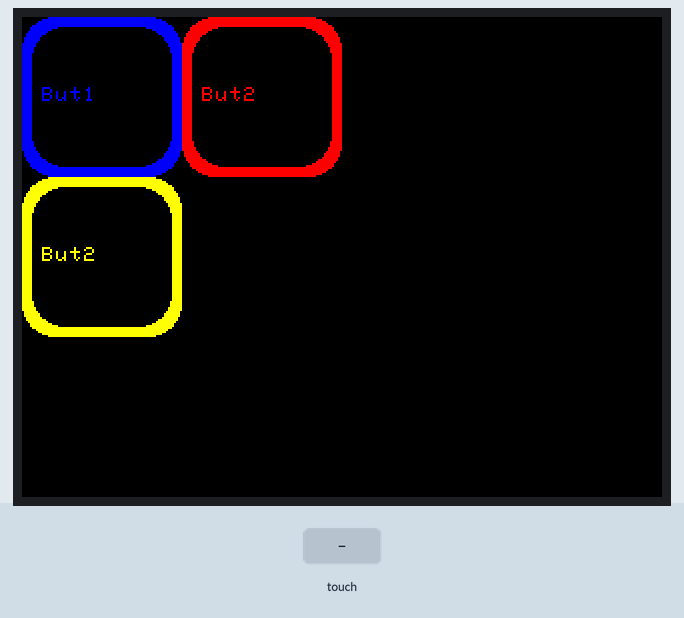
Bench run of a sketch on a simulated Arduino Uno, built with avr-gcc and run on an emulated ATmega328P. Shown: 320×240 colour display. The inputs (shaded band) are chosen by the test bench. What the sketch prints to the serial monitor is not drawn.

Above: at 1.4 s.
1.5 s: touch panel pressed at 87 % / 50 % of its raw x / y range
At 2.0 s:
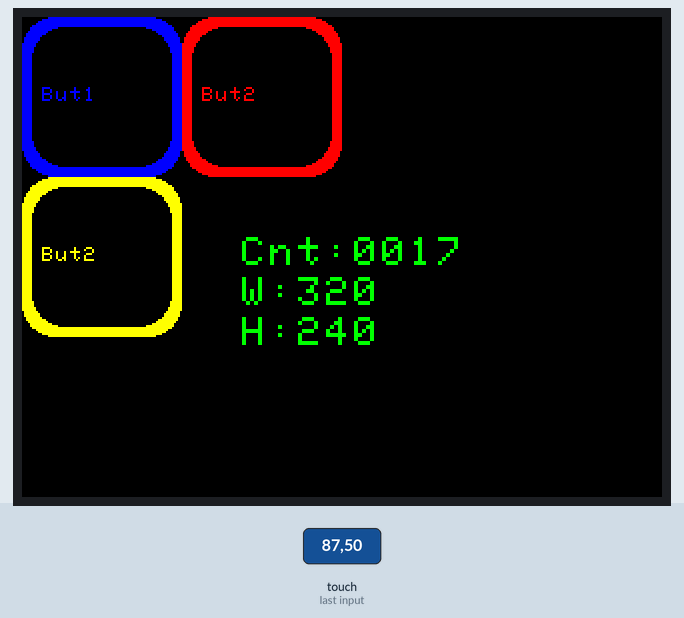
3.1 s: touch panel pressed at 87 % / 70 % of its raw x / y range
At 4.5 s:
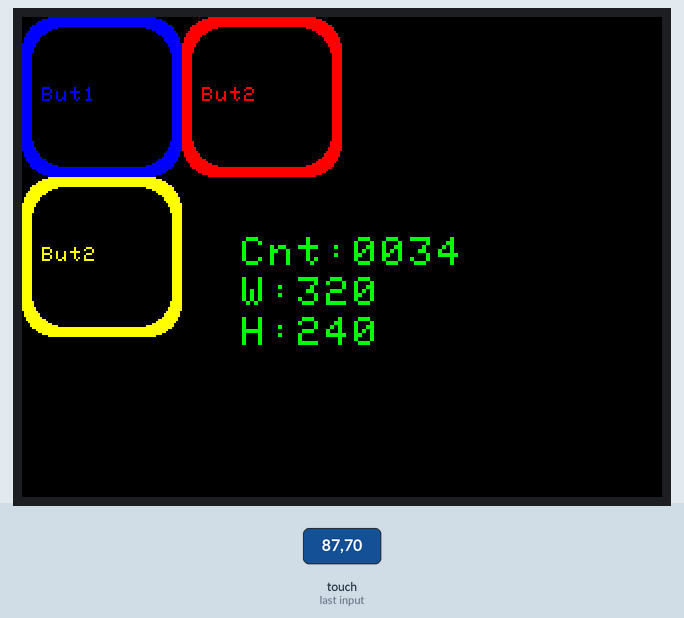
Timing chart, 0 to 6.1 s (numbered marks = the images above; inputs shaded):
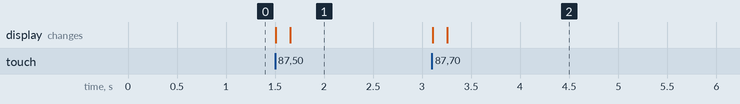

Measured:
- after the input at 1.5 s, the display: first changes at once (image 1 shows a later state)
- after the input at 3.1 s, the display: first changes at once (image 2 shows a later state)

The sketch:

screentest.ino
```cpp
#include <DGScreen.h>

#define LCD_CS A3
#define LCD_CD A2
#define LCD_WR A1
#define LCD_RD A0
#define LCD_RESET A4


DGScreen s(LCD_CS, LCD_CD, LCD_WR, LCD_RD, LCD_RESET);
int c = 0;

void setup() {
  Serial.begin(9600);
  s.setup(GREEN, BLACK, ROTATION_SIDEWAYS_RIGHT);
  s.clearScreen();
  s.addButton(0, 0, 80, 80, "But1", BLUE, BLUE, button, true);
  s.addButton(80, 0, 80, 80, "But2", RED, RED, button, true);
  s.addButton(0, 80, 80, 80, "But2", YELLOW, YELLOW, button, true);
}

void button() {
  c++;
  s.drawText(110, 110, "Cnt:");
  s.appendInt(c, 4);
  s.drawText(110, 130, "W:");
  s.appendInt(s.width(), 3);
  s.drawText(110, 150, "H:");
  s.appendInt(s.height(), 3);
}

void loop() {
  s.touchScreen();
}
```

DGScreenPage.cpp
```cpp
/*
 * (c) Digital Geyser.
 *
 * Screen library.
 */

#include "DGScreen.h"

DGScreenPage::DGScreenPage(const char *title, DGColor fg, DGColor bg) {
  this->title = title;
  this->fgColor = fg;
  this->bgColor = bg;
  this->nextPage = NULL;
  this->buttonFirst = NULL;
}

DGScreenButton *DGScreenPage::firstButton() {
  return this->buttonFirst;
}

void DGScreenPage::addButton(DGScreenButton *button) {
  button->nextButton = this->buttonFirst;
  this->buttonFirst = button;
}

DGColor DGScreenPage::fg() { return this->fgColor; }
DGColor DGScreenPage::bg() { return this->bgColor; }
void DGScreenPage::setFg(DGColor fg) { this-> fgColor = fg; }
void DGScreenPage::setBg(DGColor bg) { this-> bgColor = bg; }
```
